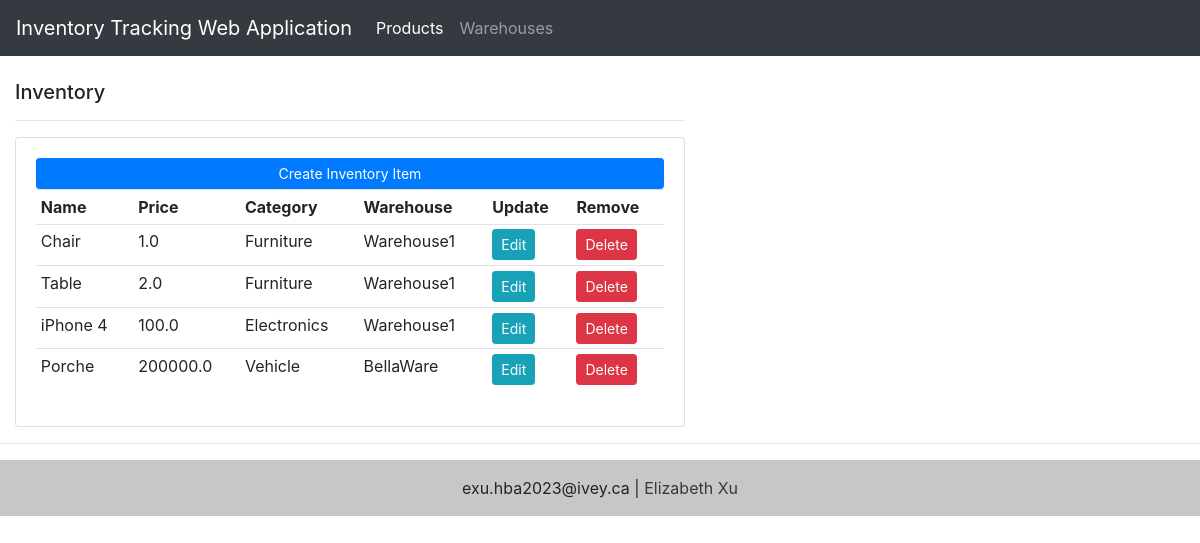
The page / on the database its author committed.
### inventory_app/models.py (models this page shows, shortened)
class Product(models.Model):
    CATEGORY = (
        ('Vehicle','Vehicle'),
        ( "Women's Clothing & Shoes","Women's Clothing & Shoes"),
        ("Men's Clothing & Shoes","Men's Clothing & Shoes"),
        ('Furniture','Furniture'),
        ('Electronics','Electronics')
    )
    name = models.CharField(max_length=200,null=True)
    price = models.FloatField(null=True)
    category =models.CharField(max_length=200,null=True, choices=CATEGORY)
    warehouse = models.ForeignKey(Warehouse, null=True, on_delete = models.SET_NULL)

class Warehouse(models.Model):
    name = models.CharField(max_length=200,null=True)
    location = models.CharField(max_length=200,null=True)
    def __str__(self):
        return self.name

### inventory_app/views.py (the view)
# urls.py: path('', views.products),
def products(request):
    products =  inventory_app.models.Product.objects.all
    return render(request, 'inventory/products.html', {'products':products})

### inventory_app/templates/inventory/products.html
{% extends 'Inventory/main.html' %}
{% block content %}
<br>
<div class="col-md-7">
	<h5>Inventory</h5>
	<hr>
	<div class="card card-body">
		<a class="btn btn-primary  btn-sm btn-block" href="{% url 'create_inventory' %}">Create Inventory Item</a>
		<table class="table table-sm">
			<tr>
				<th>Name</th>
				<th>Price</th>
				<th>Category</th>
				<th>Warehouse</th>
				<th>Update</th>
				<th>Remove</th>
			</tr>
			{% for i in products %}
				<tr>
				<td>{{i.name}}</td>
				<td>{{i.price}}</td>
				<td>{{i.category}}</td>
				<td>{{i.warehouse}}</td>
				<td><a class="btn btn-sm btn-info" href="{% url 'update_inventory' i.name %}">Edit</a></td>
				<td><a class="btn btn-sm btn-danger"href="{% url 'delete_inventory' i.name %}">Delete</a></td>
				</tr>
			{% endfor %}
		</table>
	</div>
</div>
{% endblock %}

### inventory_app/templates/inventory/main.html (shortened to what this page needs)
<!DOCTYPE html>
<html>
<head>
    <link rel="stylesheet" href="https://cdn.jsdelivr.net/npm/bootstrap@4.4.1/dist/css/bootstrap.min.css">
</head>
<body>
        {% include 'inventory/navbar.html' %}
        {% block content %}
        {% endblock %}
    <hr>
    <footer class="bg-light text-center text-lg-start">
        <div class="text-center p-3" style="background-color: rgba(0, 0, 0, 0.2);">
          exu.hba2023@ivey.ca |
          <a class="text-dark" href="https://www.linkedin.com/in/3lizabeth/">Elizabeth Xu</a>
        </div>
      </footer>
</body>
</html>

### inventory_app/templates/inventory/navbar.html (shortened to what this page needs)
<nav class="navbar navbar-expand-lg navbar-dark bg-dark">
    <a class="navbar-brand" href="#">Inventory Tracking Web Application</a>
    <div class="collapse navbar-collapse" id="navbarNav">
      <ul class="navbar-nav">
        <li class="nav-item active">
          <a class="nav-link" href="/products">Products</a>
        </li>
        <li class="nav-item">
          <a class="nav-link" href="/warehouses">Warehouses</a>
        </li>
      </ul>
    </div>
  </nav>

### rows shown on the page
Product: name "Chair", price "1.0", category "Furniture", warehouse "Warehouse1"
Product: name "Table", price "2.0", category "Furniture", warehouse "Warehouse1"
Product: name "iPhone 4", price "100.0", category "Electronics", warehouse "Warehouse1"
Product: name "Porche", price "200000.0", category "Vehicle", warehouse "BellaWare"
